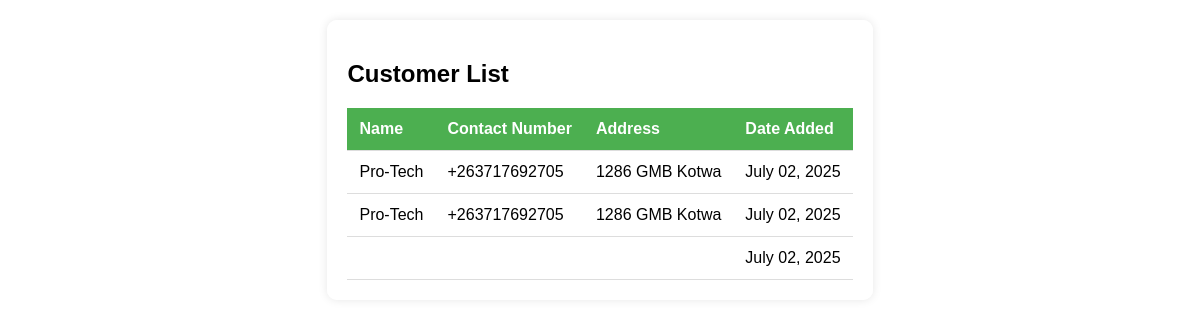
Before: /view_customers/ (signed in) with the older database file.
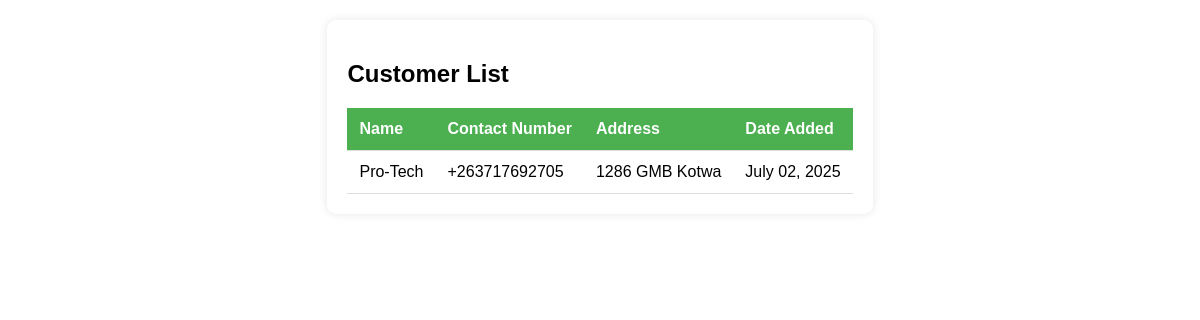
After: the same page with the newer database file.
### webapp/models.py (models this page shows, shortened)
class Customer(models.Model):
    name = models.CharField(max_length=100)
    contact_number = models.CharField(max_length=20)
    address = models.TextField()
    created_at = models.DateTimeField(auto_now_add=True)

### webapp/views.py (the view)
# urls.py: path('view_customers/', views.view_customers, name='view_customers'),
@login_required
def view_customers(request):
    try:
        customers = Customer.objects.all()
        return render(request, 'view_customers.html', {'customers': customers})
    except Exception as e:
        return render(request, 'view_customers.html', {'customers': [], 'error': str(e)})

### templates/view_customers.html (shortened to what this page needs)
{% load static %}
<!DOCTYPE html>
<html lang="en">
<head>
    <link rel="stylesheet" href="{% static 'style.css' %}">
</head>
<body>
    <div class="customer-list">
        <h2>Customer List</h2>
        <table>
            <thead>
                <tr>
                    <th>Name</th>
                    <th>Contact Number</th>
                    <th>Address</th>
                    <th>Date Added</th>
                </tr>
            </thead>
            <tbody>
                {% for customer in customers %}
                <tr>
                    <td>{{ customer.name }}</td>
                    <td>{{ customer.contact_number }}</td>
                    <td>{{ customer.address }}</td>
                    <td>{{ customer.created_at|date:"F d, Y" }}</td>
                </tr>
                {% endfor %}
            </tbody>
        </table>
    </div>
</body>
</html>

### static/style.css (style rules this page uses)
body { background: url('pexels-felixmittermeier.jpg') no-repeat center center fixed; background-size: cover; font-family: Arial, sans-serif; margin: 0; padding: 0; min-height: 100vh; display: flex; flex-direction: column; align-items: center; justify-content: flex-start; }

### templates/view_customers.html (style rules this page uses)
.customer-list { background: rgba(255, 255, 255, 0.9); border-radius: 10px; padding: 20px; margin: 20px; box-shadow: 0 0 10px rgba(0,0,0,0.1); }
table { width: 100%; border-collapse: collapse; margin-top: 20px; }
th, td { padding: 12px; text-align: left; border-bottom: 1px solid #ddd; }
th { background-color: #4CAF50; color: white; }

Changed rows visible on the page:
removed Customer: name "Pro-Tech", contact_number "+263717692705", address "1286 GMB Kotwa", created_at "July 02, 2025"
removed Customer: created_at "July 02, 2025"
